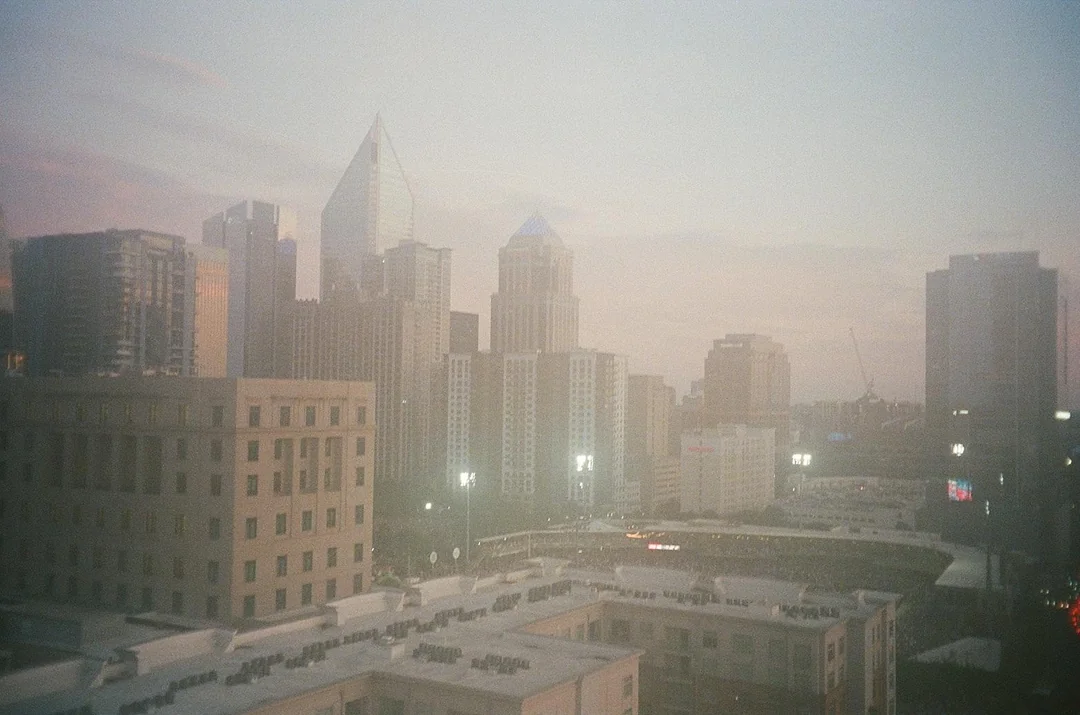
#> input picture picture-came-out-too-hazed-v0-etxk3asl2kbd1.png, 1080 x 715 px
$ jupyter execute dehazing.ipynb
#> lines starting #> are read from the running program, lines starting #| are printed output that depends on the picture
[cell 1]
# IMPORT DES BIBLIOTHEQUES
import numpy as np
import matplotlib.pyplot as plt
import skimage as ski
import os

[cell 2]
# os.chdir('2A/IMA/IM01')
print(os.getcwd())

# list_img = [ski.io.imread(file) for file in os.listdir()]
list_img = [ski.io.imread('picture-came-out-too-hazed-v0-etxk3asl2kbd1.png')]
image = list_img[0]
#> image is the input picture: shape (715, 1080, 3); mean R, G, B 146.9, 143.4, 135.1
plt.imshow(image)

[cell 3]
# DARK CHANNEL

size = int(image.shape[0]/100) # taille de la fenêtre
#> size = 7

def dark_channel(I, size):
    '''
    Calcul du dark channel manuellement avec des boucles for
    '''
#> called with size = 7
    r,g,b = 255,255,255
    J = np.zeros((I.shape[0], I.shape[1]))
    for i in range(size//2, I.shape[0]-size//2):
        for j in range(size//2, I.shape[1]-size//2):
            r = I[i-size//2:i+size//2+1, j-size//2:j+size//2+1, 0].min()
            g = I[i-size//2:i+size//2+1, j-size//2:j+size//2+1, 1].min()
            b = I[i-size//2:i+size//2+1, j-size//2:j+size//2+1, 2].min()
            J[i,j] = min(r,g,b)
    return J

Jdark = dark_channel(image, size)

def dark_channel_fast(I, size):
#> called with size = 7
    min_channel = np.min(I, axis=2) # minimum sur les 3 canaux pour chaque pixel
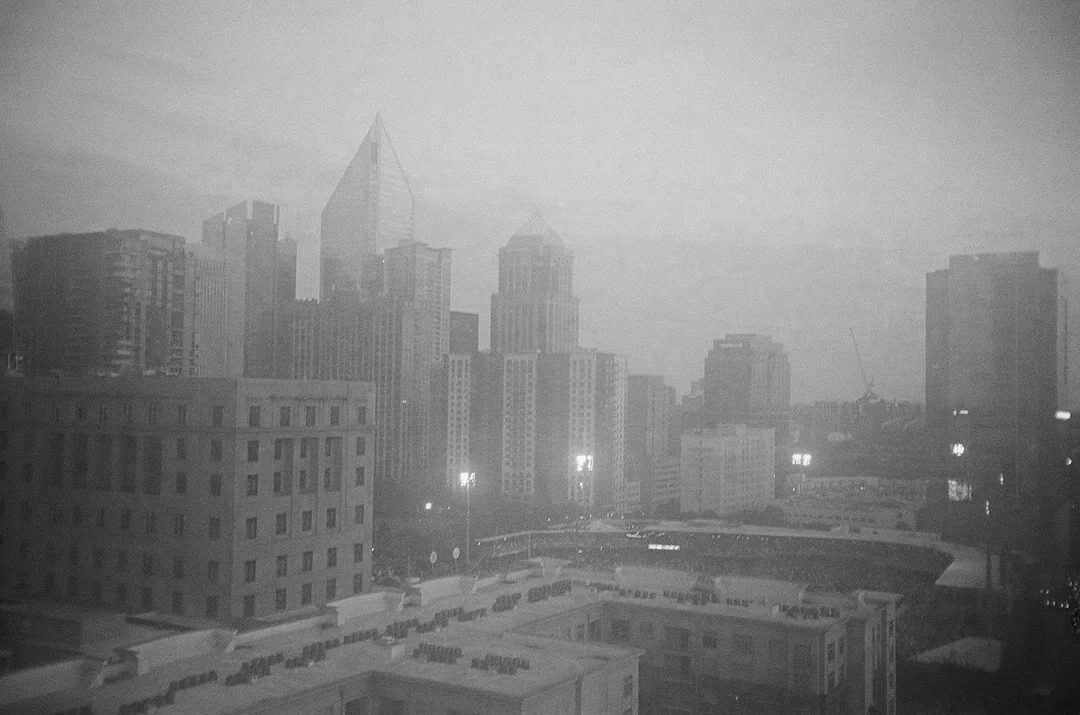
#> min_channel: shape (715, 1080); min 4, max 252, mean 133.7
    J = ski.morphology.erosion(min_channel, ski.morphology.square(size))
    return J

Jdark_1 = dark_channel_fast(image, size)

fig = plt.figure(figsize=(12, 7))
fig.suptitle("Dark channel et histogramme")
plt.subplot(2, 3, 1)
plt.imshow(Jdark, cmap='gray')
plt.title('Dark channel (manuel)')
plt.subplot(2, 3, 2)
plt.imshow(Jdark_1, cmap='gray')
plt.title('Dark channel (rapide)')
plt.subplot(2,3,3)
plt.imshow(abs(Jdark - Jdark_1), cmap='gray')
plt.title('Différence')

# Calcul de l'histogramme du dark channel rapide
Jdark_1_int = np.clip(Jdark_1, 0, 255).astype(np.uint8)
hist, bins = np.histogram(Jdark_1_int, bins=256, range=(0,255))
#> hist = 256 values, max 9619 at index 195, min 0 at index 0, mean 3016.4; bins = 257 values from 0 to 255

plt.subplot(2,3,4)
plt.bar(bins[:-1], hist, width=1, color='gray')
plt.title('Histogramme intensité dark channel')
plt.xlabel('Intensité')
plt.ylabel('Nombre de pixels')

# Affichage image originale
plt.subplot(2,3,5)
plt.imshow(image)
plt.title('Image originale')
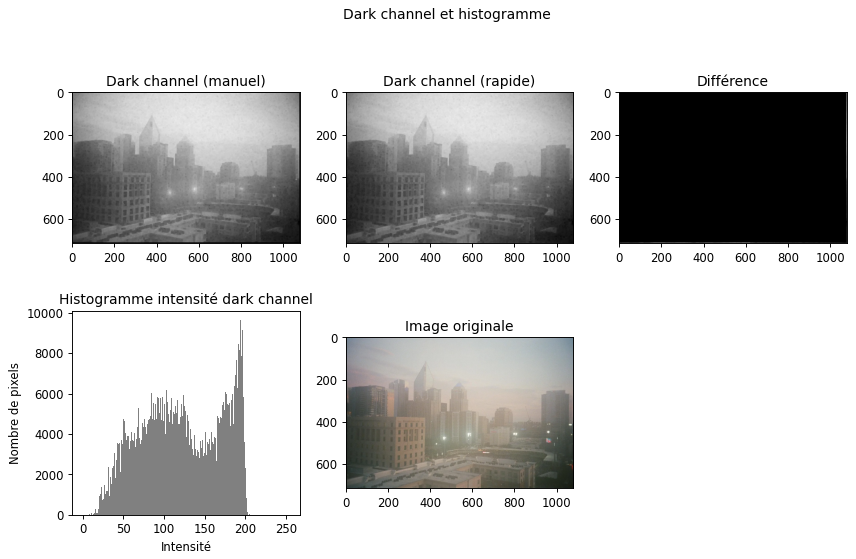
#> figure drawn by matplotlib, 5 panels; panel 4: tallest bar 9619 high, from x = 193.7 to 194.7

[cell 4]
# ESTIMATION DE TRANSMISSION (MAXIMUM DU DARK CHANNEL)
w = 0.95

def T(I,Jdark, size):
    '''
    Calcul du  manuellement avec des boucles for
    '''
#> called with size = 7
    r,g,b = 255,255,255
    A = np.max(Jdark)
#> A = 222
    T = 1- w*dark_channel_fast(I/A, size)
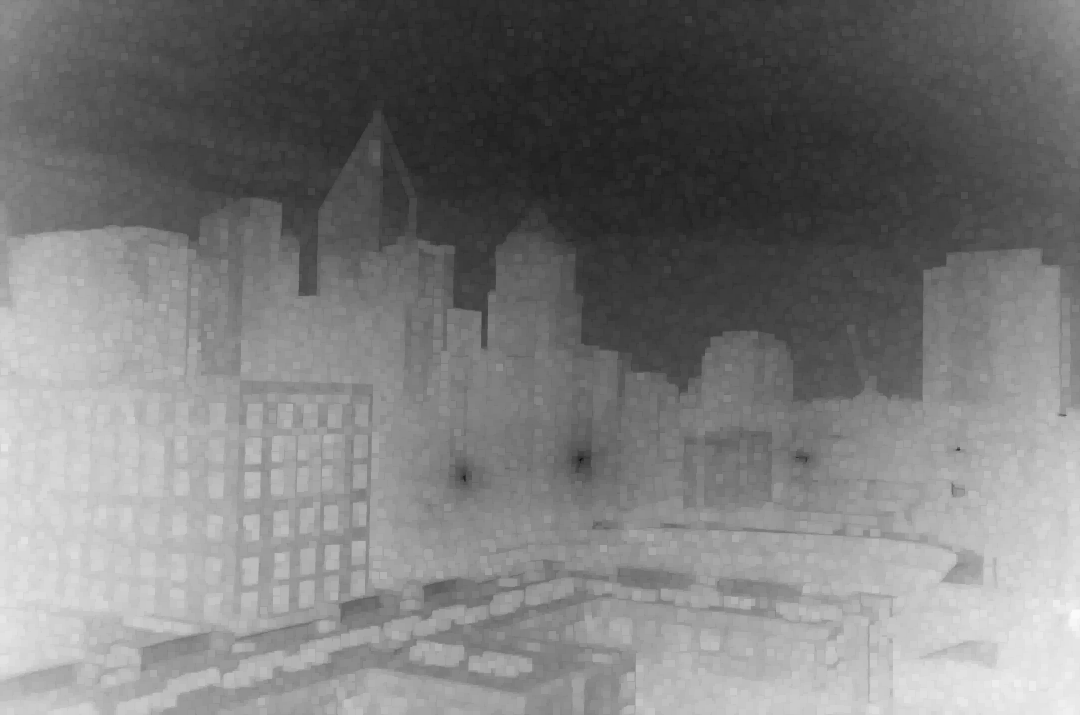
#> T: shape (715, 1080) float64; min 0.05, max 0.983, mean 0.479
    return T

T1 = T(image, Jdark_1, size)
plt.figure(figsize=(10, 5))
plt.subplot(1, 2, 1)
plt.title("Transmission estimée")
plt.imshow(T1, cmap='gray')
plt.subplot(1, 2, 2)
plt.title("Image originale")
plt.imshow(image)
print("Transmission estimée avec le max")

[cell 5]
# ESTIMATION DE TRANSMISSION (0.1% DU DARK CHANNEL)
w = 0.95 # paramètre de réglage

def T(I,Jdark, size):
    '''
    Calcul du  manuellement avec des boucles for
    '''
#> called with size = 7
    r,g,b = 255,255,255
    Ac = np.percentile(Jdark, 99.9)
#> Ac = 202
    T = 1- w*dark_channel_fast(I/Ac, size)
    return T

T2 = T(image, Jdark_1, size)
plt.figure(figsize=(10, 3))
plt.subplot(1, 2, 1)
plt.title("Transmission estimée")
plt.imshow(T2, cmap='gray')
plt.subplot(1, 2, 2)
plt.title("Image originale")
plt.imshow(image)
print("Transmission estimée avec le 0.1%")

[cell 6]
# [66 lines of commented-out code are left out]

[cell 7]
import numpy as np
import matplotlib.pyplot as plt
from scipy.ndimage import uniform_filter
from skimage import color  # pour rgb2gray

def guided_filter(I, p, r, eps):
    # Normalisation de l’image si elle est en uint8
#> called with r = 2, eps = 0.0001
    if I.dtype == np.uint8:
        I = I / 255.0

    # Conversion en niveaux de gris si image couleur
    if I.ndim == 3 and I.shape[2] == 3:
        I = color.rgb2gray(I)

    I = I.astype(np.float64)
    p = p.astype(np.float64)

    mean_I = uniform_filter(I, size=2*r+1)
    mean_p = uniform_filter(p, size=2*r+1)
    mean_Ip = uniform_filter(I*p, size=2*r+1)

    cov_Ip = mean_Ip - mean_I * mean_p

    mean_II = uniform_filter(I*I, size=2*r+1)
    var_I = mean_II - mean_I * mean_I

    a = cov_Ip / (var_I + eps)
    b = mean_p - a * mean_I
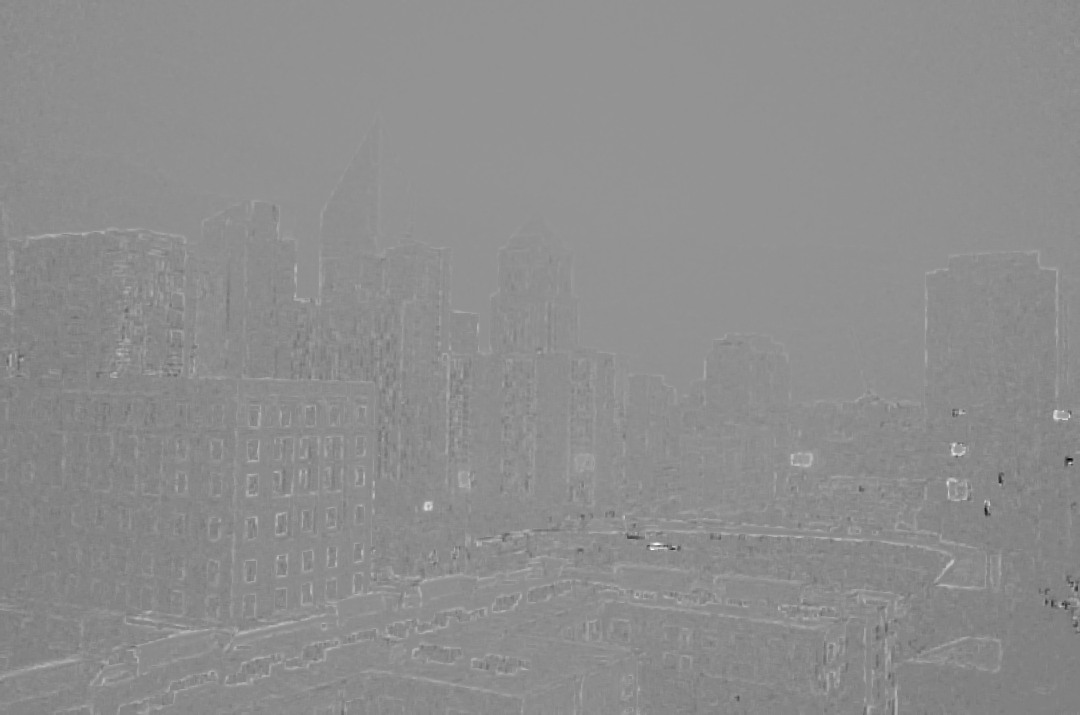
#> b: shape (715, 1080) float64; min -4.7, max 4.82, mean 0.605; drawn with min black and max white

    mean_a = uniform_filter(a, size=2*r+1)
    mean_b = uniform_filter(b, size=2*r+1)

    q = mean_a * I + mean_b
    return q


image_gray = color.rgb2gray(image)


res = guided_filter(T2, image_gray, r=2, eps=1e-4)

plt.imshow(res, cmap="gray")
plt.axis("off")
plt.show()

[cell 8]
# Correction du calcul de A et Ac pour gérer n'importe quel nombre de canaux
A = np.array([np.max(Jdark)] * image.shape[2]) if image.ndim == 3 else np.max(Jdark)
#> A = [222, 222, 222]
Ac = np.array([np.percentile(Jdark, 99.9)] * image.shape[2]) if image.ndim == 3 else np.percentile(Jdark, 99.9)
#> Ac = [202, 202, 202]
T_clip = np.clip(res, 0.1, 1)

# On s'assure que A et Ac ont la bonne forme pour le broadcasting
A = A.reshape((1,1,-1)) if isinstance(A, np.ndarray) and A.ndim == 1 else A
#> A = [[222, 222, 222]]
Ac = Ac.reshape((1,1,-1)) if isinstance(Ac, np.ndarray) and Ac.ndim == 1 else Ac
#> Ac = [[202, 202, 202]]

J = (image.astype(np.float64) - A) / T_clip[..., None] + A
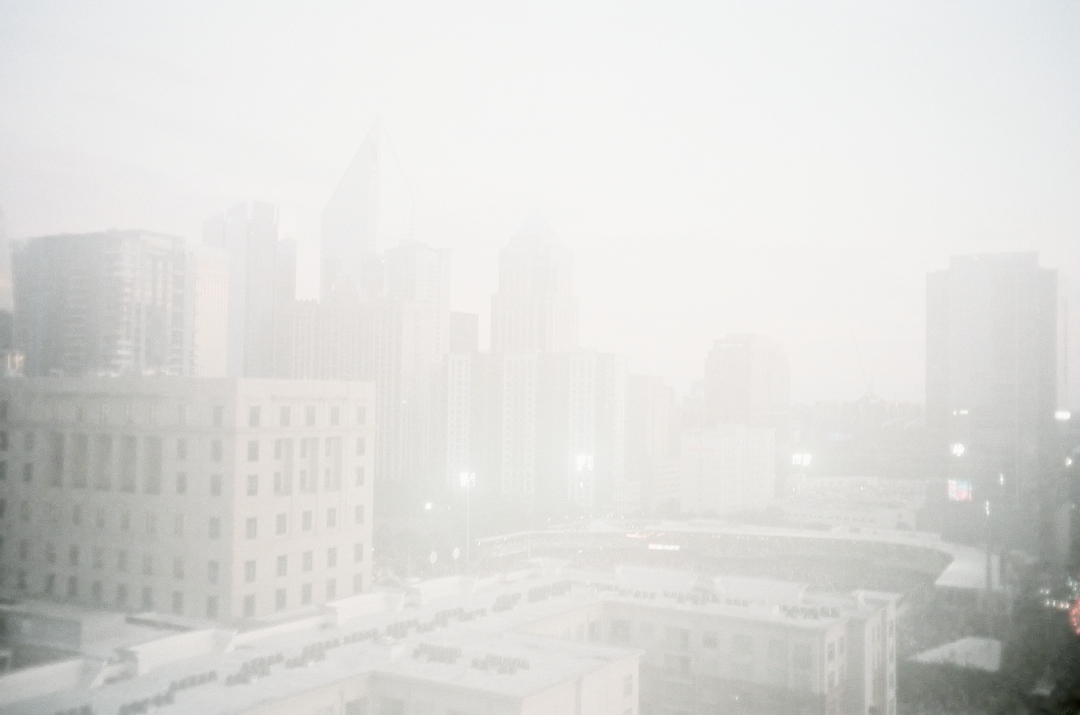
#> J: shape (715, 1080, 3) float64; mean R, G, B 19.1, 14.4, -3.5; drawn with min black and max white
J1 = (image.astype(np.float64) - Ac) / T_clip[..., None] + Ac

plt.figure(figsize=(8, 7))
plt.subplot(2, 2, 1)
plt.title("Image désembuée en utilisant le max")
plt.imshow(np.clip(J, 0, 255).astype(np.uint8))
plt.subplot(2, 2, 2)
plt.title("Image désembuée en utilisant le 0.1%")
plt.imshow(np.clip(J1, 0, 255).astype(np.uint8))
plt.subplot(2, 2, 3)
plt.title("Image originale")
plt.imshow(image)
# [5 lines of commented-out code are left out]

[cell 9]
D = -np.log(T_clip) / 2.5
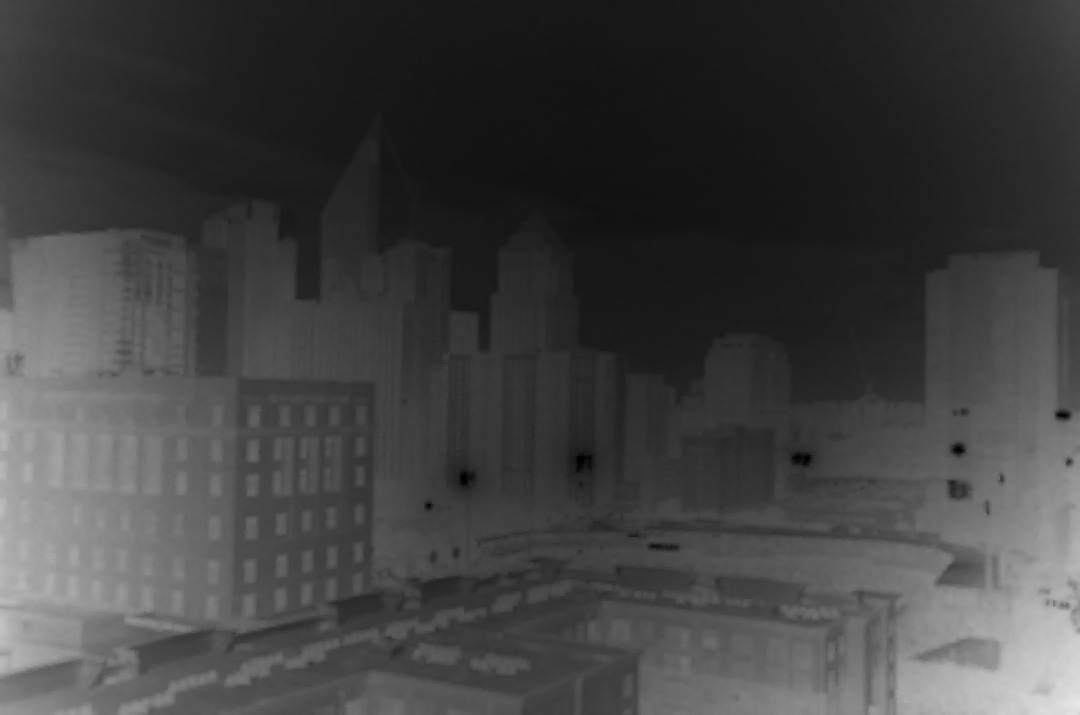
#> D: shape (715, 1080) float64; min 0, max 0.905, mean 0.257
plt.imshow(D, cmap='hot', vmin=0, vmax=1)
plt.colorbar()
plt.title("Carte de profondeur estimée")
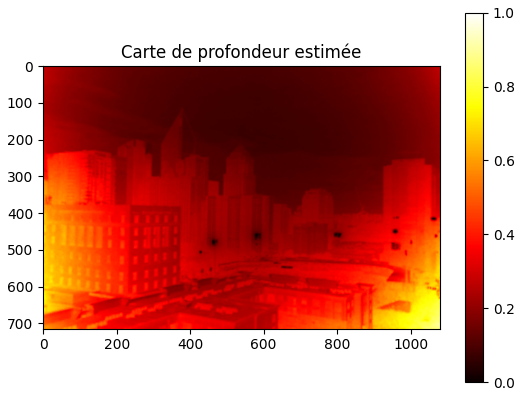
#> figure drawn by matplotlib, 2 panels
